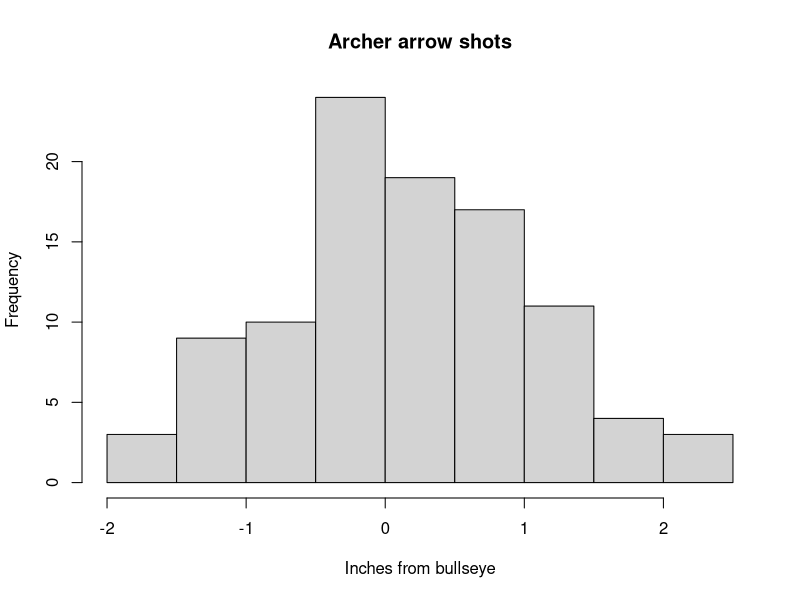
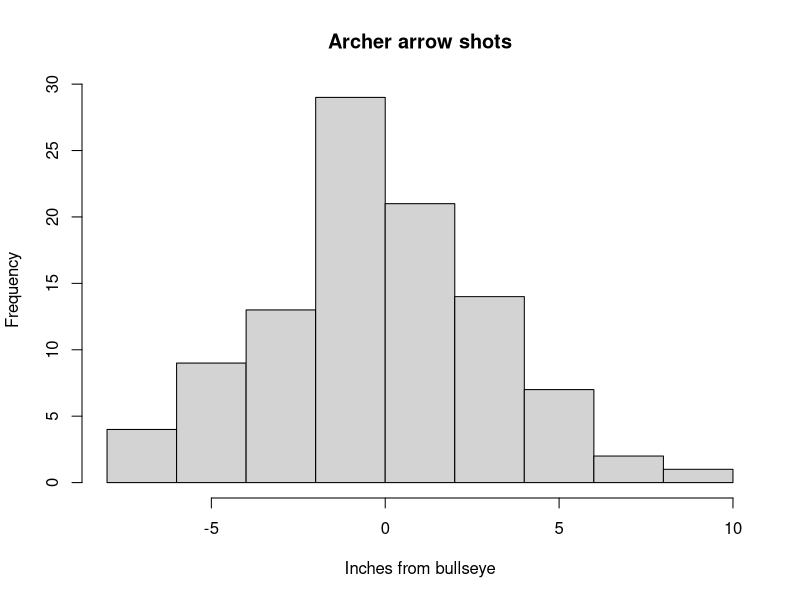
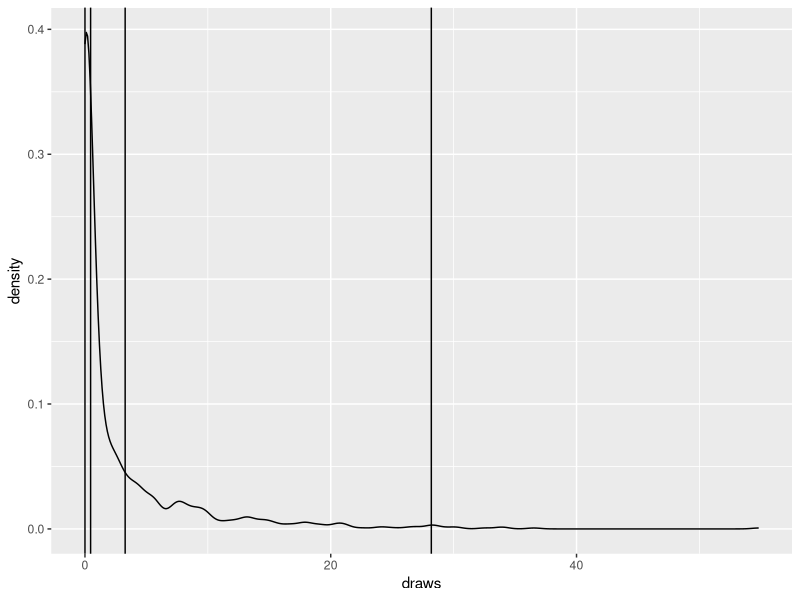
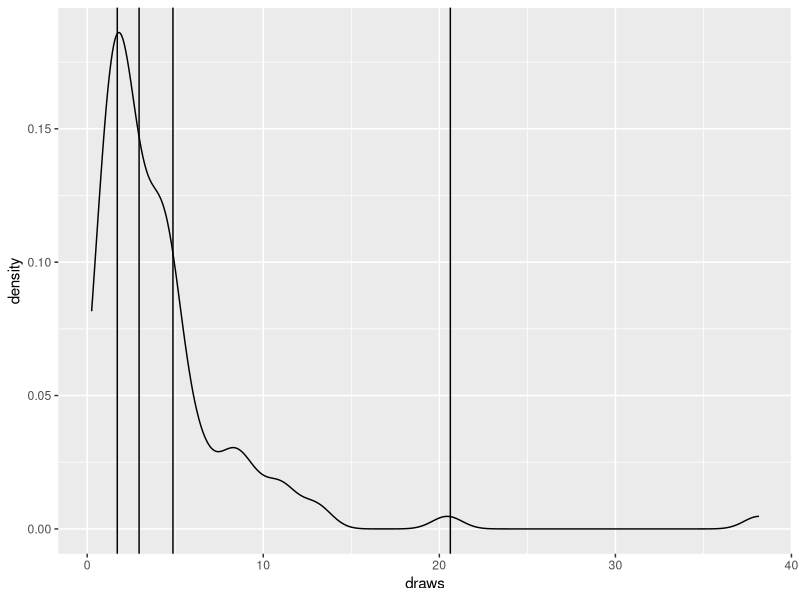

Recreate these plots in R, in order.
## ---- chunk 1
good_shots <- rnorm(n= 100, mean= 0, sd = 1)
hist(good_shots, main="Archer arrow shots",  xlab = "Inches from bullseye")
## ---- chunk 2
bad_shots <- rnorm(n= 100, mean= 0, sd = 3)
hist(bad_shots, main="Archer arrow shots",  xlab = "Inches from bullseye")
## ---- chunk 3
library(dplyr)
library(ggplot2)
dat <- data.frame(draws = c(rgamma(n = 500, shape = .1, scale = 10),rgamma(n = 500, shape = .5, scale = 10)))

d2 <- dat %>%  summarize(lower = quantile(dat$draws, probs = .25), middle = quantile(dat$draws, probs = .5), seventyfive = quantile(dat$draws, probs = .75), upper = quantile(dat$draws, probs = .99))

ggplot(dat, aes(x=draws)) + geom_density() + geom_vline(data = d2, aes(xintercept = lower)) + geom_vline(data = d2, aes(xintercept = middle)) +geom_vline(data = d2, aes(xintercept = seventyfive)) +geom_vline(data = d2, aes(xintercept = upper)) 

## ---- chunk 4
library(dplyr)
library(ggplot2)
dat <- data.frame(draws = c(rlnorm(n = 100, mean=1)))

d2 <- dat %>%  summarize(lower = quantile(dat$draws, probs = .25), middle = quantile(dat$draws, probs = .5), seventyfive = quantile(dat$draws, probs = .75), upper = quantile(dat$draws, probs = .99))

ggplot(dat, aes(x=draws)) + geom_density() + geom_vline(data = d2, aes(xintercept = lower)) + geom_vline(data = d2, aes(xintercept = middle)) +geom_vline(data = d2, aes(xintercept = seventyfive)) +geom_vline(data = d2, aes(xintercept = upper)) 

